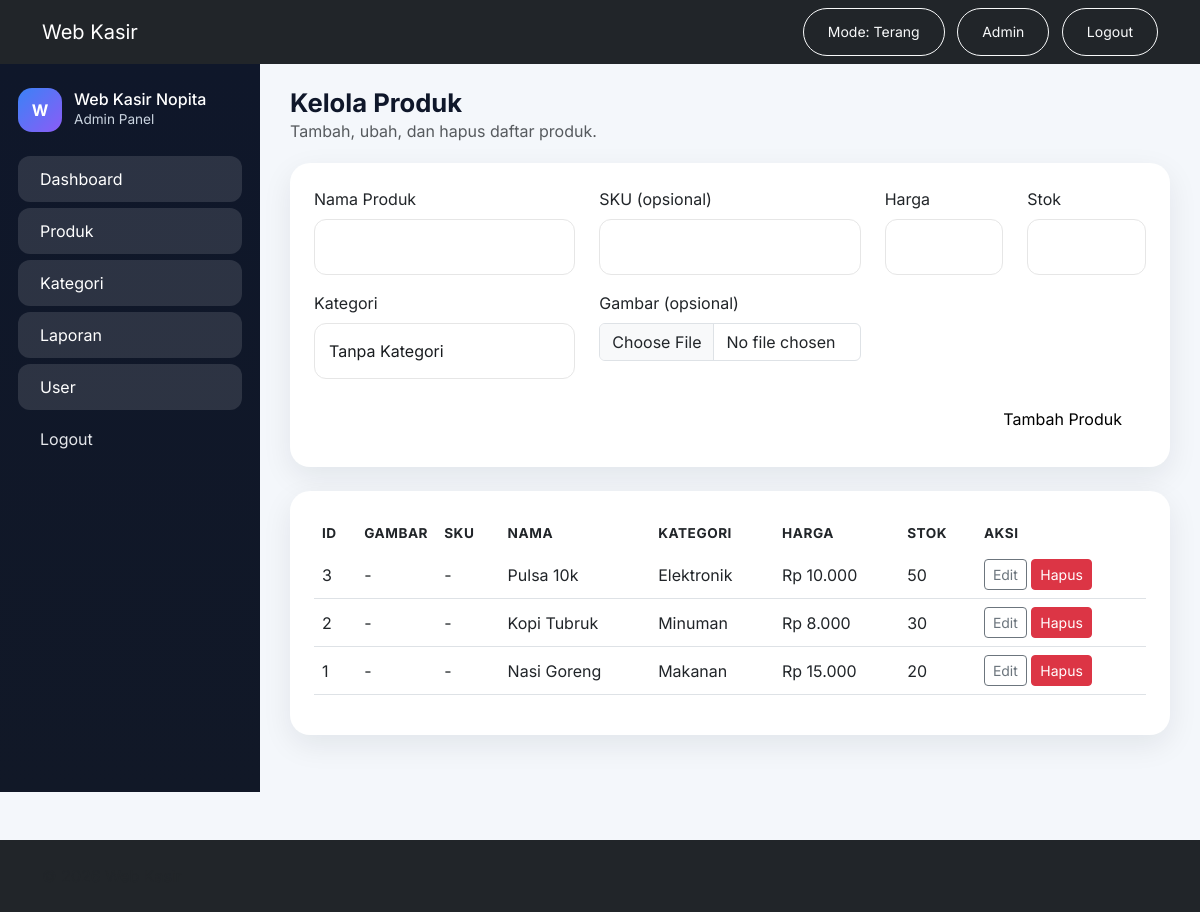
/admin/produk/index.php (signed in), run on the app's committed database.
### tables this page shows
CREATE TABLE IF NOT EXISTS produk (
  id INT UNSIGNED AUTO_INCREMENT PRIMARY KEY,
  nama VARCHAR(255) NOT NULL,
  sku VARCHAR(64) NULL UNIQUE,
  kategori_id INT UNSIGNED NULL,
  image VARCHAR(255) NULL,
  harga DECIMAL(12,2) NOT NULL DEFAULT 0,
  stok INT NOT NULL DEFAULT 0,
  created_at DATETIME NOT NULL DEFAULT CURRENT_TIMESTAMP,
  FOREIGN KEY (kategori_id) REFERENCES kategori(id) ON DELETE SET NULL
);

CREATE TABLE IF NOT EXISTS kategori (
  id INT UNSIGNED AUTO_INCREMENT PRIMARY KEY,
  nama VARCHAR(128) NOT NULL,
  created_at DATETIME NOT NULL DEFAULT CURRENT_TIMESTAMP
);

### includes/functions.php (called while the page is built, shortened)
<?php
function safe(string $value): string
{
    return htmlspecialchars($value, ENT_QUOTES, 'UTF-8');
}

### admin/produk/index.php (the view, shortened to what this page needs)
<?php
require_once __DIR__ . '/../../config/koneksi.php';
$produk = $pdo->query('SELECT p.*, k.nama AS kategori FROM produk p LEFT JOIN kategori k ON p.kategori_id = k.id ORDER BY p.id DESC')->fetchAll();
include __DIR__ . '/../../includes/header.php';
?>
<div class="admin-shell">
    <?php include __DIR__ . '/../sidebar.php'; ?>
    <main class="admin-main">
        <div class="page-head">
            <div>
                <h1 class="page-title">Kelola Produk</h1>
                <p class="text-muted mb-0">Tambah, ubah, dan hapus daftar produk.</p>
            </div>
        </div>
        <div class="card p-4 mb-4">
            <form method="post" enctype="multipart/form-data" class="row gy-3">
                <div class="col-md-4">
                    <label class="form-label">Nama Produk</label>
                    <input name="nama" class="form-control text-input" required>
                </div>
                <div class="col-md-4">
                    <label class="form-label">SKU (opsional)</label>
                    <input name="sku" class="form-control text-input">
                </div>
                <div class="col-md-2">
                    <label class="form-label">Harga</label>
                    <input name="harga" type="number" step="0.01" class="form-control text-input" required>
                </div>
                <div class="col-md-2">
                    <label class="form-label">Stok</label>
                    <input name="stok" type="number" class="form-control text-input" required>
                </div>
                <div class="col-md-4">
                    <label class="form-label">Kategori</label>
                    <select name="kategori_id" class="form-select text-input">
                        <option value="0">Tanpa Kategori</option>
                    </select>
                </div>
                <div class="col-md-4">
                    <label class="form-label">Gambar (opsional)</label>
                    <input name="image" type="file" accept="image/*" class="form-control">
                </div>
                <div class="col-12 text-end">
                    <button class="btn btn-primary button-pill">Tambah Produk</button>
                </div>
            </form>
        </div>
        <div class="card p-4">
            <div class="table-responsive">
                <table class="table align-middle">
                    <thead>
                        <tr>
                            <th>ID</th>
                            <th>Gambar</th>
                            <th>SKU</th>
                            <th>Nama</th>
                            <th>Kategori</th>
                            <th>Harga</th>
                            <th>Stok</th>
                            <th>Aksi</th>
                        </tr>
                    </thead>
                    <tbody>
                        <?php foreach ($produk as $item): ?>
                        <tr>
                            <td><?= $item['id'] ?></td>
                            <td style="width:80px">
                                <?php if (!empty($item['image'])): ?>
                                <img src="/Kasir/assets/images/<?= safe($item['image']) ?>" alt=""
                                    style="max-width:70px; height:auto; border-radius:6px;">
                                <?php else: ?>
                                -
                                <?php endif; ?>
                            </td>
                            <td><?= safe($item['sku'] ?? '-') ?></td>
                            <td><?= safe($item['nama']) ?></td>
                            <td><?= safe($item['kategori'] ?? 'Umum') ?></td>
                            <td>Rp <?= number_format($item['harga'], 0, ',', '.') ?></td>
                            <td><?= $item['stok'] ?></td>
                            <td>
                                <a href="/Kasir/admin/produk/edit.php?id=<?= $item['id'] ?>" class="btn btn-sm btn-outline-secondary">Edit</a>
                                <a href="/Kasir/admin/produk/index.php?delete=<?= $item['id'] ?>"
                                    onclick="return confirm('Hapus produk ini?')" class="btn btn-sm btn-danger">Hapus</a>
                            </td>
                        </tr>
                        <?php endforeach; ?>
                    </tbody>
                </table>
            </div>
        </div>
    </main>
</div>
<?php include __DIR__ . '/../../includes/footer.php';

### includes/header.php (shortened to what this page needs)
<!doctype html>
<html lang="en">
<head>
  <link href="https://cdn.jsdelivr.net/npm/bootstrap@5.3.0/dist/css/bootstrap.min.css" rel="stylesheet">
  <link rel="stylesheet" href="/Kasir/assets/css/theme.css">
  <link rel="stylesheet" href="/Kasir/admin/style.css">
</head>
<?php $theme = $_SESSION['theme'] ?? 'light'; ?>
<body class="<?= $theme === 'dark' ? 'dark' : '' ?>">
<nav class="navbar navbar-dark bg-dark">
  <div class="container d-flex justify-content-between align-items-center">
    <a class="navbar-brand" href="/Kasir/">Web Kasir</a>
      <div>
      <a href="/Kasir/toggle_theme.php?return=<?php echo urlencode($_SERVER['REQUEST_URI'] ?? '/Kasir/'); ?>" class="btn btn-sm btn-outline-light button-pill me-2">Mode: <?= $theme === 'dark' ? 'Gelap' : 'Terang' ?></a>
      <?php if (!empty($_SESSION['user'])): ?>
        <?php if ($_SESSION['user']['role'] === 'Admin'): ?>
          <a class="btn btn-outline-light btn-sm button-pill me-2" href="/Kasir/admin/index.php">Admin</a>
        <?php else: ?>
          <a class="btn btn-outline-light btn-sm button-pill me-2" href="/Kasir/kasir/index.php">Kasir</a>
        <?php endif; ?>
        <a class="btn btn-outline-light btn-sm button-pill" href="/Kasir/logout.php">Logout</a>
      <?php else: ?>
        <a class="btn btn-outline-light btn-sm button-pill" href="/Kasir/login.php">Login</a>
      <?php endif; ?>
    </div>
  </div>
</nav>

### admin/sidebar.php
<?php
$currentPath = basename($_SERVER['PHP_SELF'] ?? 'index.php');
function admin_nav_item(string $href, string $label, string $icon, string $currentPath): string
{
    $active = basename($href) === $currentPath ? 'active' : '';
    return '<a class="nav-link ' . $active . '" href="' . $href . '"><i class="fa-solid ' . $icon . '"></i><span>' . $label . '</span></a>';
}
?>
<aside class="admin-sidebar">
  <div class="brand">
    <div class="brand-badge">W</div>
    <div>
      <h5>Web Kasir Nopita</h5>
      <p>Admin Panel</p>
    </div>
  </div>
  <nav class="sidebar-nav">
    <?= admin_nav_item('/Kasir/admin/index.php', 'Dashboard', 'fa-house', $currentPath) ?>
    <?= admin_nav_item('/Kasir/admin/produk/index.php', 'Produk', 'fa-box-open', $currentPath) ?>
    <?= admin_nav_item('/Kasir/admin/kategori/index.php', 'Kategori', 'fa-tags', $currentPath) ?>
    <?= admin_nav_item('/Kasir/admin/laporan/index.php', 'Laporan', 'fa-chart-line', $currentPath) ?>
    <?= admin_nav_item('/Kasir/admin/user/index.php', 'User', 'fa-users', $currentPath) ?>
    <a class="nav-link" href="/Kasir/logout.php"><i class="fa-solid fa-right-from-bracket"></i><span>Logout</span></a>
  </nav>
</aside>

### includes/footer.php (shortened to what this page needs)
<footer class="bg-dark text-muted py-4 mt-5">
  <div class="container">© <?= date('Y') ?> Web Kasir</div>
</footer>
</body>
</html>

### assets/css/theme.css (style rules this page uses)
:root { --color-primary:#494fdf; --color-primary-bright:#4f55f1; --canvas-light:#ffffff; --canvas-dark:#000000; --surface-elevated:#16181a; --ink:#191c1f; --on-primary:#ffffff; --muted:#505a63; --surface-soft:#f4f4f4; --display-xxl:136px; --display-xl:80px; --display-lg:48px; --display-md:40px; --heading-lg:32px; --body-md:16px; --radius-sm:8px; --radius-md:12px; --radius-lg:20px; --radius-full:9999px; }
body { font-family:Inter, system-ui, -apple-system, "Segoe UI", Roboto, "Helvetica Neue", Arial; color:var(--ink); background:var(--canvas-light); }
.button-pill { border-radius:var(--radius-full); padding:12px 24px; height:48px }
.button-pill.btn-primary { background:var(--canvas-light); color:var(--canvas-dark); border:none }
.text-input { background:var(--canvas-light); color:var(--ink); border-radius:var(--radius-md); padding:12px 14px; height:56px; border:1px solid #e6e6e6 }
h1 { font-size:var(--display-lg) }

### admin/style.css (style rules this page uses)
body { background: #f4f7fb; color: #0f172a; font-family: 'Inter', 'Poppins', sans-serif; }
.admin-shell { display: flex; min-height: calc(100vh - 72px); background: #f4f7fb; }
.admin-sidebar { width: 260px; background: linear-gradient(180deg, #0f172a 0%, #111827 100%); color: #fff; padding: 24px 18px; position: sticky; top: 0; min-height: calc(100vh - 72px); }
.admin-sidebar .brand { display: flex; align-items: center; gap: 12px; margin-bottom: 24px; }
.admin-sidebar .brand-badge { width: 44px; height: 44px; border-radius: 14px; background: linear-gradient(135deg, #3b82f6, #8b5cf6); display: grid; place-items: center; font-weight: 700; }
.admin-sidebar .brand h5 { margin: 0; font-size: 1rem; }
.admin-sidebar .brand p { margin: 0; color: #cbd5e1; font-size: 0.85rem; }
.sidebar-nav { display: flex; flex-direction: column; gap: 6px; }
.sidebar-nav .nav-link { color: #e5e7eb; text-decoration: none; padding: 11px 12px; border-radius: 12px; display: flex; align-items: center; gap: 10px; transition: 0.2s ease; }
.sidebar-nav .nav-link:hover, .sidebar-nav .nav-link.active { background: rgba(255,255,255,0.12); color: #fff; }
.admin-main { flex: 1; padding: 24px 30px 40px; }
.page-head { display: flex; justify-content: space-between; align-items: center; margin-bottom: 20px; }
.page-title { font-size: 1.6rem; font-weight: 700; margin: 0; }
.card { border: none; border-radius: 20px; box-shadow: 0 10px 30px rgba(15, 23, 42, 0.08); }
.table thead th { border-bottom: none; font-size: 0.85rem; text-transform: uppercase; letter-spacing: 0.04em; }

### data on the page
produk: id "3", sku "-", nama "Pulsa 10k", kategori.nama "Elektronik", harga "10.000", stok "50"
produk: id "2", sku "-", nama "Kopi Tubruk", kategori.nama "Minuman", harga "8.000", stok "30"
produk: id "1", sku "-", nama "Nasi Goreng", kategori.nama "Makanan", harga "15.000", stok "20"

### other printed values
$label "Dashboard Produk Kategori Laporan User"
